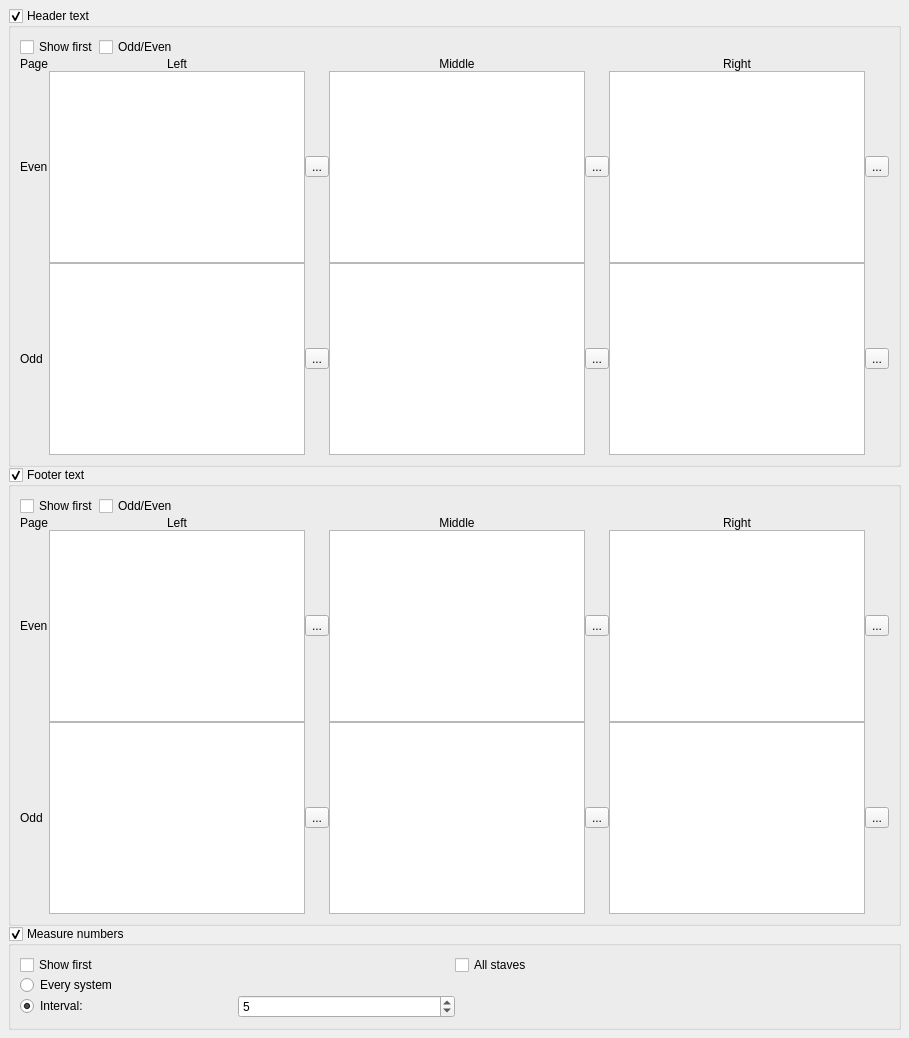
     <widget class="QWidget" name="Page3">
      <layout class="QGridLayout" name="gridLayout_10">
       <property name="leftMargin">
        <number>8</number>
       </property>
       <property name="topMargin">
        <number>8</number>
       </property>
       <property name="rightMargin">
        <number>8</number>
       </property>
       <property name="bottomMargin">
        <number>8</number>
       </property>
       <property name="spacing">
        <number>0</number>
       </property>
       <item row="0" column="0">
        <widget class="QGroupBox" name="showHeader">
         <property name="sizePolicy">
          <sizepolicy hsizetype="Preferred" vsizetype="Expanding">
           <horstretch>0</horstretch>
           <verstretch>0</verstretch>
          </sizepolicy>
         </property>
         <property name="title">
          <string>Header text</string>
         </property>
         <property name="flat">
          <bool>false</bool>
         </property>
         <property name="checkable">
          <bool>true</bool>
         </property>
         <layout class="QVBoxLayout" name="verticalLayout_23">
          <property name="spacing">
           <number>0</number>
          </property>
          <item>
           <layout class="QHBoxLayout" name="horizontalLayout_4">
            <item>
             <widget class="QCheckBox" name="showHeaderFirstPage">
              <property name="toolTip">
               <string>show header also on first page</string>
              </property>
              <property name="text">
               <string>Show first</string>
              </property>
             </widget>
            </item>
            <item>
             <widget class="QCheckBox" name="headerOddEven">
              <property name="toolTip">
               <string>use odd even page header</string>
              </property>
              <property name="text">
               <string>Odd/Even</string>
              </property>
             </widget>
            </item>
            <item>
             <spacer name="horizontalSpacer_4">
              <property name="orientation">
               <enum>Qt::Horizontal</enum>
              </property>
              <property name="sizeHint" stdset="0">
               <size>
                <width>40</width>
                <height>20</height>
               </size>
              </property>
             </spacer>
            </item>
           </layout>
          </item>
          <item>
           <layout class="QGridLayout" name="gridLayout_5">
            <item row="0" column="1">
             <widget class="QLabel" name="labelLeftHeader">
              <property name="text">
               <string>Left</string>
              </property>
              <property name="alignment">
               <set>Qt::AlignCenter</set>
              </property>
             </widget>
            </item>
            <item row="0" column="3">
             <widget class="QLabel" name="labelMiddleHeader">
              <property name="text">
               <string>Middle</string>
              </property>
              <property name="alignment">
               <set>Qt::AlignCenter</set>
              </property>
             </widget>
            </item>
            <item row="0" column="5">
             <widget class="QLabel" name="labelRightHeader">
              <property name="text">
               <string>Right</string>
              </property>
              <property name="alignment">
               <set>Qt::AlignCenter</set>
              </property>
             </widget>
            </item>
            <item row="1" column="0">
             <widget class="QLabel" name="labelEvenHeader">
              <property name="text">
               <string>Even</string>
              </property>
             </widget>
            </item>
            <item row="1" column="1">
             <widget class="QTextEdit" name="evenHeaderL">
              <property name="sizePolicy">
               <sizepolicy hsizetype="Expanding" vsizetype="Expanding">
                <horstretch>0</horstretch>
                <verstretch>0</verstretch>
               </sizepolicy>
              </property>
              <property name="minimumSize">
               <size>
                <width>0</width>
                <height>30</height>
               </size>
              </property>
              <property name="maximumSize">
               <size>
                <width>16777215</width>
                <height>16777215</height>
               </size>
              </property>
             </widget>
            </item>
            <item row="1" column="2">
             <widget class="QToolButton" name="editEvenHeaderL">
              <property name="toolTip">
               <string>edit even page header</string>
              </property>
              <property name="text">
               <string>...</string>
              </property>
             </widget>
            </item>
            <item row="1" column="3">
             <widget class="QTextEdit" name="evenHeaderC">
              <property name="sizePolicy">
               <sizepolicy hsizetype="Expanding" vsizetype="Expanding">
                <horstretch>0</horstretch>
                <verstretch>0</verstretch>
               </sizepolicy>
              </property>
              <property name="minimumSize">
               <size>
                <width>0</width>
                <height>30</height>
               </size>
              </property>
              <property name="maximumSize">
               <size>
                <width>16777215</width>
                <height>16777215</height>
               </size>
              </property>
             </widget>
            </item>
            <item row="1" column="4">
             <widget class="QToolButton" name="editEvenHeaderC">
              <property name="toolTip">
               <string>edit even page header</string>
              </property>
              <property name="text">
               <string>...</string>
              </property>
             </widget>
            </item>
            <item row="1" column="5">
             <widget class="QTextEdit" name="evenHeaderR">
              <property name="sizePolicy">
               <sizepolicy hsizetype="Expanding" vsizetype="Expanding">
                <horstretch>0</horstretch>
                <verstretch>0</verstretch>
               </sizepolicy>
              </property>
              <property name="minimumSize">
               <size>
                <width>0</width>
                <height>30</height>
               </size>
              </property>
              <property name="maximumSize">
               <size>
                <width>16777215</width>
                <height>16777215</height>
               </size>
              </property>
             </widget>
            </item>
            <item row="1" column="6">
             <widget class="QToolButton" name="editEvenHeaderR">
              <property name="toolTip">
               <string>edit even page header</string>
              </property>
              <property name="text">
               <string>...</string>
              </property>
             </widget>
            </item>
            <item row="2" column="0">
             <widget class="QLabel" name="labelOddHeader">
              <property name="text">
               <string>Odd</string>
              </property>
             </widget>
            </item>
            <item row="2" column="1">
             <widget class="QTextEdit" name="oddHeaderL">
              <property name="minimumSize">
               <size>
                <width>0</width>
                <height>30</height>
               </size>
              </property>
              <property name="maximumSize">
               <size>
                <width>16777215</width>
                <height>16777215</height>
               </size>
              </property>
             </widget>
            </item>
            <item row="2" column="2">
             <widget class="QToolButton" name="editOddHeaderL">
              <property name="toolTip">
               <string>add odd page header</string>
              </property>
              <property name="text">
               <string>...</string>
              </property>
             </widget>
            </item>
            <item row="2" column="3">
             <widget class="QTextEdit" name="oddHeaderC">
              <property name="minimumSize">
               <size>
                <width>0</width>
                <height>30</height>
               </size>
              </property>
              <property name="maximumSize">
               <size>
                <width>16777215</width>
                <height>16777215</height>
               </size>
              </property>
             </widget>
            </item>
            <item row="2" column="4">
             <widget class="QToolButton" name="editOddHeaderC">
              <property name="toolTip">
               <string>add odd page header</string>
              </property>
              <property name="text">
               <string>...</string>
              </property>
             </widget>
            </item>
            <item row="2" column="5">
             <widget class="QTextEdit" name="oddHeaderR">
              <property name="minimumSize">
               <size>
                <width>0</width>
                <height>30</height>
               </size>
              </property>
              <property name="maximumSize">
               <size>
                <width>16777215</width>
                <height>16777215</height>
               </size>
              </property>
             </widget>
            </item>
            <item row="2" column="6">
             <widget class="QToolButton" name="editOddHeaderR">
              <property name="toolTip">
               <string>add odd page header</string>
              </property>
              <property name="text">
               <string>...</string>
              </property>
             </widget>
            </item>
            <item row="0" column="0">
             <widget class="QLabel" name="labelPageHeader">
              <property name="text">
               <string>Page</string>
              </property>
             </widget>
            </item>
           </layout>
          </item>
         </layout>
        </widget>
       </item>
       <item row="1" column="0">
        <widget class="QGroupBox" name="showFooter">
         <property name="sizePolicy">
          <sizepolicy hsizetype="Preferred" vsizetype="Expanding">
           <horstretch>0</horstretch>
           <verstretch>0</verstretch>
          </sizepolicy>
         </property>
         <property name="title">
          <string>Footer text</string>
         </property>
         <property name="flat">
          <bool>false</bool>
         </property>
         <property name="checkable">
          <bool>true</bool>
         </property>
         <layout class="QVBoxLayout" name="verticalLayout_22">
          <property name="spacing">
           <number>0</number>
          </property>
          <item>
           <layout class="QHBoxLayout" name="horizontalLayout_2">
            <item>
             <widget class="QCheckBox" name="showFooterFirstPage">
              <property name="toolTip">
               <string>show footer also on first page</string>
              </property>
              <property name="text">
               <string>Show first</string>
              </property>
             </widget>
            </item>
            <item>
             <widget class="QCheckBox" name="footerOddEven">
              <property name="toolTip">
               <string>use odd even page footer</string>
              </property>
              <property name="text">
               <string>Odd/Even</string>
              </property>
             </widget>
            </item>
            <item>
             <spacer name="horizontalSpacer_3">
              <property name="orientation">
               <enum>Qt::Horizontal</enum>
              </property>
              <property name="sizeHint" stdset="0">
               <size>
                <width>40</width>
                <height>20</height>
               </size>
              </property>
             </spacer>
            </item>
           </layout>
          </item>
          <item>
           <layout class="QGridLayout" name="gridLayout_6">
            <item row="2" column="4">
             <widget class="QToolButton" name="editOddFooterC">
              <property name="toolTip">
               <string>edit odd page header</string>
              </property>
              <property name="text">
               <string>...</string>
              </property>
             </widget>
            </item>
            <item row="1" column="0">
             <widget class="QLabel" name="labelEvenFooter">
              <property name="text">
               <string>Even</string>
              </property>
             </widget>
            </item>
            <item row="1" column="1">
             <widget class="QTextEdit" name="evenFooterL">
              <property name="minimumSize">
               <size>
                <width>0</width>
                <height>30</height>
               </size>
              </property>
             </widget>
            </item>
            <item row="0" column="3">
             <widget class="QLabel" name="labelMiddleFooter">
              <property name="text">
               <string>Middle</string>
              </property>
              <property name="alignment">
               <set>Qt::AlignCenter</set>
              </property>
             </widget>
            </item>
            <item row="1" column="6">
             <widget class="QToolButton" name="editEvenFooterR">
              <property name="toolTip">
               <string>edit even page footer</string>
              </property>
              <property name="text">
               <string>...</string>
              </property>
             </widget>
            </item>
            <item row="2" column="6">
             <widget class="QToolButton" name="editOddFooterR">
              <property name="toolTip">
               <string>edit odd page header</string>
              </property>
              <property name="text">
               <string>...</string>
              </property>
             </widget>
            </item>
            <item row="1" column="2">
             <widget class="QToolButton" name="editEvenFooterL">
              <property name="toolTip">
               <string>edit even page footer</string>
              </property>
              <property name="text">
               <string>...</string>
              </property>
             </widget>
            </item>
            <item row="1" column="3">
             <widget class="QTextEdit" name="evenFooterC">
              <property name="minimumSize">
               <size>
                <width>0</width>
                <height>30</height>
               </size>
              </property>
             </widget>
            </item>
            <item row="2" column="0">
             <widget class="QLabel" name="labelOddFooter">
              <property name="text">
               <string>Odd</string>
              </property>
             </widget>
            </item>
            <item row="2" column="1">
             <widget class="QTextEdit" name="oddFooterL">
              <property name="minimumSize">
               <size>
                <width>0</width>
                <height>30</height>
               </size>
              </property>
             </widget>
            </item>
            <item row="0" column="1">
             <widget class="QLabel" name="labelLeftFooter">
              <property name="sizePolicy">
               <sizepolicy hsizetype="Preferred" vsizetype="Preferred">
                <horstretch>0</horstretch>
                <verstretch>0</verstretch>
               </sizepolicy>
              </property>
              <property name="text">
               <string>Left</string>
              </property>
              <property name="alignment">
               <set>Qt::AlignCenter</set>
              </property>
             </widget>
            </item>
            <item row="1" column="4">
             <widget class="QToolButton" name="editEvenFooterC">
              <property name="toolTip">
               <string>edit even page footer</string>
              </property>
              <property name="text">
               <string>...</string>
              </property>
             </widget>
            </item>
            <item row="2" column="2">
             <widget class="QToolButton" name="editOddFooterL">
              <property name="toolTip">
               <string>edit odd page header</string>
              </property>
              <property name="text">
               <string>...</string>
              </property>
             </widget>
            </item>
            <item row="2" column="3">
             <widget class="QTextEdit" name="oddFooterC">
              <property name="minimumSize">
               <size>
                <width>0</width>
                <height>30</height>
               </size>
              </property>
             </widget>
            </item>
            <item row="1" column="5">
             <widget class="QTextEdit" name="evenFooterR">
              <property name="minimumSize">
               <size>
                <width>0</width>
                <height>30</height>
               </size>
              </property>
             </widget>
            </item>
            <item row="2" column="5">
             <widget class="QTextEdit" name="oddFooterR">
              <property name="minimumSize">
               <size>
                <width>0</width>
                <height>30</height>
               </size>
              </property>
             </widget>
            </item>
            <item row="0" column="5">
             <widget class="QLabel" name="labelRightFooter">
              <property name="text">
               <string>Right</string>
              </property>
              <property name="alignment">
               <set>Qt::AlignCenter</set>
              </property>
             </widget>
            </item>
            <item row="0" column="0">
             <widget class="QLabel" name="labelPageFooter">
              <property name="text">
               <string>Page</string>
              </property>
             </widget>
            </item>
           </layout>
          </item>
         </layout>
        </widget>
       </item>
       <item row="3" column="0">
        <widget class="QGroupBox" name="showMeasureNumber">
         <property name="title">
          <string>Measure numbers</string>
         </property>
         <property name="flat">
          <bool>false</bool>
         </property>
         <property name="checkable">
          <bool>true</bool>
         </property>
         <property name="checked">
          <bool>true</bool>
         </property>
         <layout class="QGridLayout">
          <property name="spacing">
           <number>0</number>
          </property>
          <item row="0" column="0">
           <widget class="QCheckBox" name="showFirstMeasureNumber">
            <property name="text">
             <string>Show first</string>
            </property>
           </widget>
          </item>
          <item row="0" column="1">
           <widget class="QCheckBox" name="showAllStaffsMeasureNumber">
            <property name="text">
             <string>All staves</string>
            </property>
           </widget>
          </item>
          <item row="1" column="0">
           <widget class="QRadioButton" name="showEverySystemMeasureNumber">
            <property name="text">
             <string>Every system</string>
            </property>
           </widget>
          </item>
          <item row="2" column="0">
           <layout class="QHBoxLayout" name="horizontalLayout_8">
            <item>
             <widget class="QRadioButton" name="showIntervalMeasureNumber">
              <property name="text">
               <string>Interval:</string>
              </property>
              <property name="checked">
               <bool>true</bool>
              </property>
             </widget>
            </item>
            <item>
             <widget class="QSpinBox" name="intervalMeasureNumber">
              <property name="minimum">
               <number>1</number>
              </property>
              <property name="value">
               <number>5</number>
              </property>
             </widget>
            </item>
           </layout>
          </item>
         </layout>
        </widget>
       </item>
      </layout>
     </widget>
